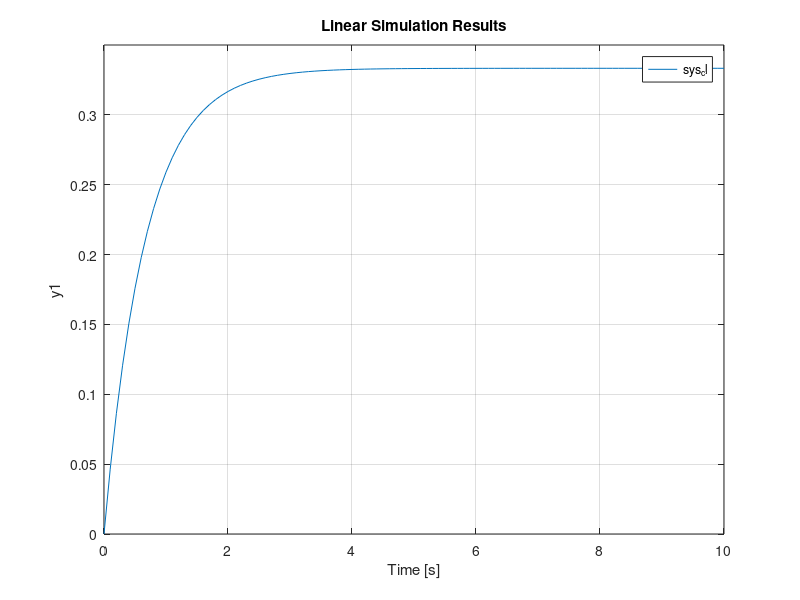

This chart was generated by the following MATLAB code: (Note: this script raises an error after producing the figure.)
clc;clear all
m = 1000;
b = 50;
t = 0:0.1:10;
u = 500*ones(size(t));

A = [-b/m];
B = [1/m];
C = [1];
D = [0];
sys = ss(A,B,C,D);

x0 = [0];

p1 = -1.5;

K = place(A,B,[p1])

sys_cl = ss(A-B*K,B,C,D);
figure,lsim(sys_cl,u,t,x0);
axis([0 10 0 0.35])

Nbar = rscale(sys,K)*10/500;
sys_cl = ss(A-B*K,B*Nbar,C,D);
figure,lsim(sys_cl,u,t,x0);
axis([0 10 0 11])